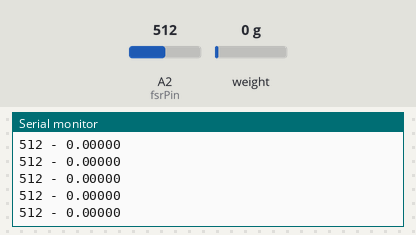
A sketch run on a simulated Arduino Uno, built with avr-gcc and run on an emulated ATmega328P. On the bench: the last lines printed to the serial monitor. The test bench sets the inputs (shaded band); at power-on: weight on the scale 0 g, A2 (fsrPin) = 512.

Above: at 8.4 s.
8.5 s: weight on the scale set to 100 g
At 8.53 s:
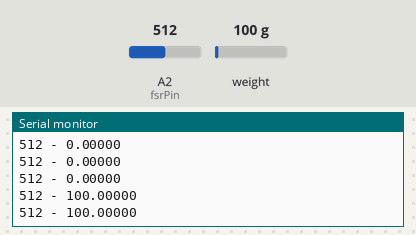
10.0 s: A2 (fsrPin) set to 716
At 10.05 s:
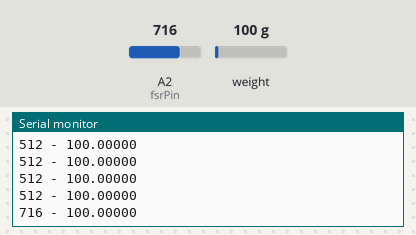
11.5 s: weight on the scale set to 1250 g
At 11.56 s:
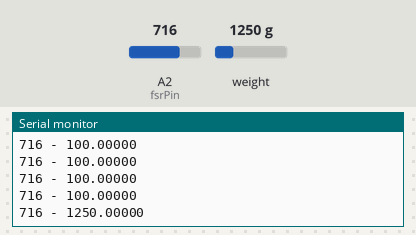
13.0 s: A2 (fsrPin) set to 900
At 13.08 s:
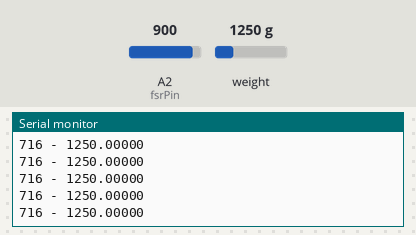
Timing chart, 0 to 15.5 s (numbered marks = the images above; inputs shaded):
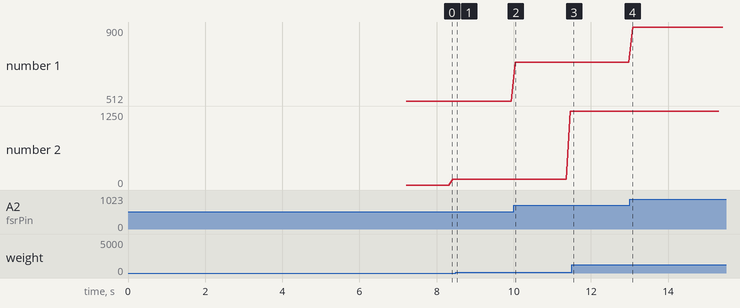

Measured:
- after the input at 8.5 s, the serial monitor: prints a new line at once (image 1)
- after the input at 10.0 s, the serial monitor: prints a new line at once (image 2)
- plotted number 1: 512 → 716 after the input at 10.0 s, 716 → 900 after the input at 13.0 s
- plotted number 2: 100 → 1250 after the input at 10.0 s

The sketch:

fsr_plus_load_cell_simple_collection.ino
```cpp
// (licence header left out)
#include <Arduino.h>
#include "HX711.h"

// HX711 circuit wiring
const int LOADCELL_DOUT_PIN = 2;
const int LOADCELL_SCK_PIN = 3;
const int fsrPin = A2;

HX711 scale;

void setup() {
  Serial.begin(57600);
  Serial.println("HX711 Demo");
  Serial.println("Initializing the scale");

  scale.begin(LOADCELL_DOUT_PIN, LOADCELL_SCK_PIN);

  Serial.println("Before setting up the scale:");
  Serial.print("read: \t\t");
  Serial.println(scale.read());      // print a raw reading from the ADC

  Serial.print("read average: \t\t");
  Serial.println(scale.read_average(20));   // print the average of 20 readings from the ADC

  Serial.print("get value: \t\t");
  Serial.println(scale.get_value(5));   // print the average of 5 readings from the ADC minus the tare weight (not set yet)

  Serial.print("get units: \t\t");
  Serial.println(scale.get_units(5), 1);  // print the average of 5 readings from the ADC minus tare weight (not set) divided
            // by the SCALE parameter (not set yet)

  scale.set_scale(-430.882);                      // this value is obtained by calibrating the scale with known weights; see the README for details
  scale.tare();               // reset the scale to 0

  Serial.println("After setting up the scale:");

  Serial.print("read: \t\t");
  Serial.println(scale.read());                 // print a raw reading from the ADC

  Serial.print("read average: \t\t");
  Serial.println(scale.read_average(20));       // print the average of 20 readings from the ADC

  Serial.print("get value: \t\t");
  Serial.println(scale.get_value(5));   // print the average of 5 readings from the ADC minus the tare weight, set with tare()

  Serial.print("get units: \t\t");
  Serial.println(scale.get_units(5), 1);        // print the average of 5 readings from the ADC minus tare weight, divided
            // by the SCALE parameter set with set_scale

  Serial.println("Readings:");
}

void loop() {
  Serial.print(analogRead(fsrPin));
  Serial.print(" - ");
  //Serial.println(scale.get_units(2), 5);
  //delay(10);
  Serial.println(scale.get_units(1), 5);
}
```
